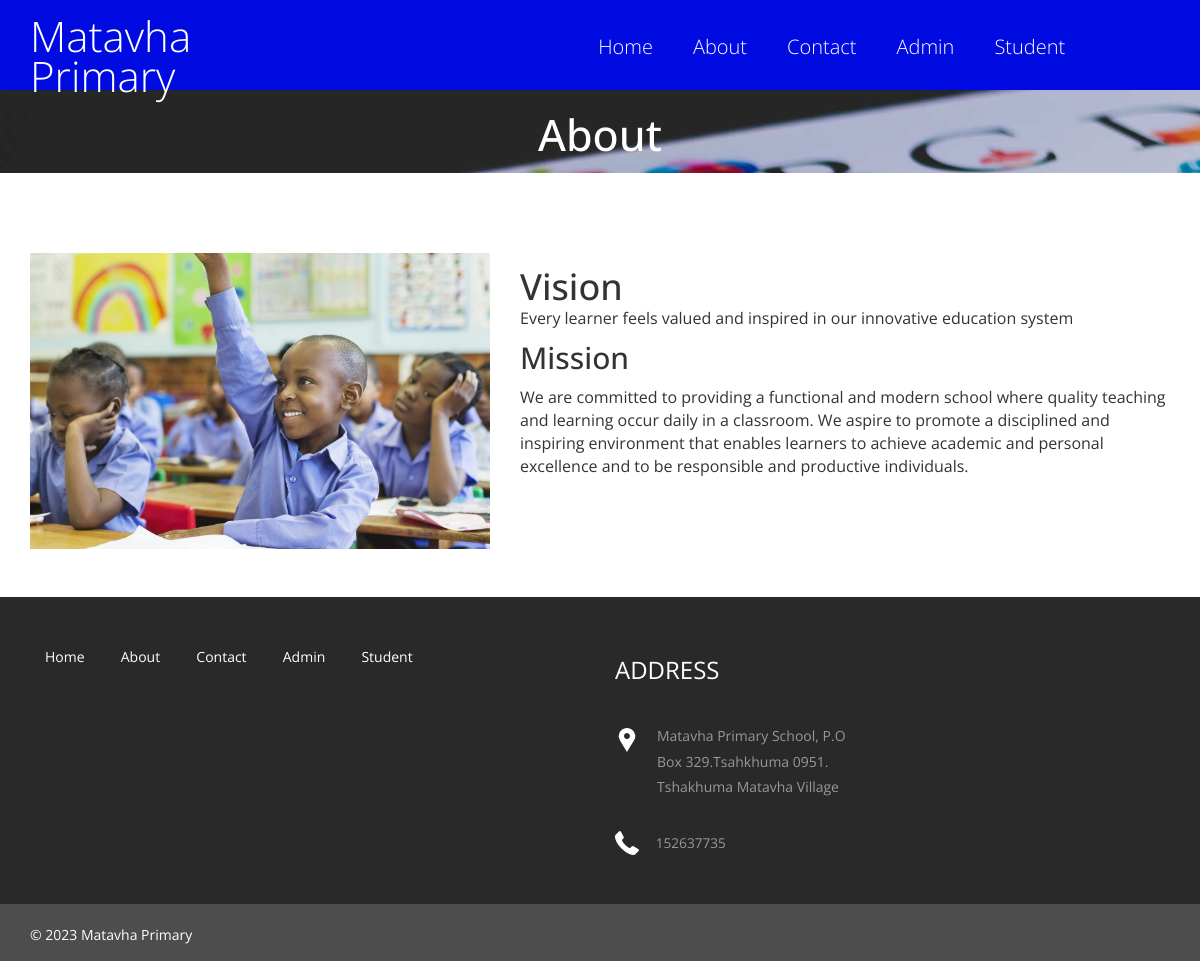
/studentms/about.php, run on the app's committed database.
### tables this page shows
CREATE TABLE IF NOT EXISTS `tblpage` (
  `ID` int NOT NULL AUTO_INCREMENT,
  `PageType` varchar(200) DEFAULT NULL,
  `PageTitle` mediumtext,
  `PageDescription` mediumtext,
  `Email` varchar(200) DEFAULT NULL,
  `MobileNumber` bigint DEFAULT NULL,
  `UpdationDate` date DEFAULT NULL,
  PRIMARY KEY (`ID`)
);

### studentms/about.php (the view, shortened to what this page needs)
<?php
include('includes/dbconnection.php');
?>
<!doctype html>
<html>
<head>
<link href="css/bootstrap.css" rel="stylesheet" type="text/css" media="all">
<link href="css/style.css" rel="stylesheet" type="text/css"/>
</head>
	<body>
<?php include_once('includes/header.php');?>
<div class="banner banner5">
	<div class="container">
	<h2>About</h2>
	</div>
</div>
<div class="about">
	 <div class="container">
		 <div class="about-info-grids">
			 <div class="col-md-5 abt-pic">
				 <img src="images/BLACK-CHILDREN.jpg" class="img-responsive" alt=""/>
			 </div>
			 <div class="col-md-7 abt-info-pic">
			 	<?php
$sql="SELECT * from tblpage where PageType='aboutus'";
$query = $dbh -> prepare($sql);
$query->execute();
$results=$query->fetchAll(PDO::FETCH_OBJ);
$cnt=1;
if($query->rowCount() > 0)
{
foreach($results as $row)
{               ?>
				 <p><?php  echo ($row->PageDescription);?></p><?php $cnt=$cnt+1;}} ?>
			 </div>
			 <div class="clearfix"> </div>
		 </div>
	 </div>
</div>
<?php include_once('includes/footer.php');?>
	</body>
</html>

### studentms/includes/footer.php (shortened to what this page needs)
<div class="footer">
    <div class="container">
      <div class="col-md-6 footer-left">
        <ul>
          <li><a href="index.php">Home</a></li>
          <li><a href="about.php">About</a></li>
          <li><a href="contact.php">Contact</a></li>
          <li><a href="admin/login.php">Admin</a></li>
          <li><a href="user/login.php">Student</a></li>
        </ul>
      </div>
      <div class="col-md-3 footer-middle">
        <?php
$sql="SELECT * from tblpage where PageType='contactus'";
$query = $dbh -> prepare($sql);
$query->execute();
$results=$query->fetchAll(PDO::FETCH_OBJ);
$cnt=1;
if($query->rowCount() > 0)
{
foreach($results as $row)
{               ?>
        <h3>Address</h3>
        <div class="address">
          <p><?php  echo htmlentities($row->PageDescription);?>
          </p>
        </div>
        <div class="phone">
          <p><?php  echo htmlentities($row->MobileNumber);?></p>
        </div>
      <?php $cnt=$cnt+1;}} ?></div>
      <div class="col-md-3 footer-right">
      </div>
      <div class="clearfix"> </div>
    </div>
  </div>
<div class="copyright">
    <div class="container">
      <div class="copyright-left">
      <p>© <?php echo date('Y');?> Matavha Primary </p>
      </div>
      <div class="clearfix"> </div>
    </div>
  </div>

### studentms/css/style.css (style rules this page uses)
html, body { font-family: 'Open Sans', sans-serif; font-size: 100%; background: #FFf; }
body a { transition:0.5s all; -webkit-transition:0.5s all; -moz-transition:0.5s all; -o-transition:0.5s all; -ms-transition:0.5s all; }
h1,h2,h3,h4,h5,h6 { margin:0; }
p { margin:0; font-family: 'Open Sans', sans-serif; }
ul { margin:0; padding:0; }
.banner { background:url(../images/banner.jpg); background-size:cover; min-height:650px; padding-top:0em !important; text-align:center; }
.footer { padding:3em 0; background:#292929; }
.footer-left ul { padding:0; margin:0; }
.footer-left ul li { display:inline-block; margin:0 1em; }
.footer-left ul li:nth-child(1) { margin-left:0; }
.footer-left ul li a { color:#FFF; font-size:14px; }
.footer-middle h3 { color: #FFFFFF; font-size: 1.5em; font-weight: 400; margin: 0; text-transform: uppercase; }
.address p { color: #989898; font-size: 14px; line-height: 1.8em; padding-left: 3em; margin: 2em 0 0 0; background: url(../images/location.png) no-repeat 0px 5px; }
.phone { margin-top:2em; }
.phone p { color: #989898; font-size: .85em; line-height: 1.8em; padding-left: 3em; margin: 2em 0 0 0; background: url(../images/phone.png) no-repeat 0px 0px; }
.copyright { background: #4D4D4D; padding: 1em 0; }
.copyright-left p { color: #FFF; font-size: 14px; margin: .4em 0 0 0; }
.copyright-left { float:left; }
.banner5 { min-height: 83px; }
.banner5 h2 { color: #fff; padding-top: 21px; margin: 0; font-size: 2.7em }
.about { padding:3em 0; }
.about-info-grids { margin-top:2em; }
.abt-pic { padding-left:0; }
.abt-info-pic { padding-right:0; }
.abt-info-pic p { line-height: 1.7em; margin-top: 1em; font-size: .85em; color: #777; }
.grid_5 h1, h2, h3, h4, h5, h6 { padding: 12px 0; }

### data on the page
tblpage: PageDescription "Vision Every learner feels valued and inspired in our innovative education system Mission We are committed to providing a functional and modern school where quality teaching and learning occur daily in a classroom. We aspire to promote a disciplined and inspiring environment that enables learners to achieve academic and personal excellence and to be responsible and productive individuals."
tblpage: PageDescription "Matavha Primary School, P.O Box 329.Tsahkhuma 0951. Tshakhuma Matavha Village", MobileNumber "152637735"
